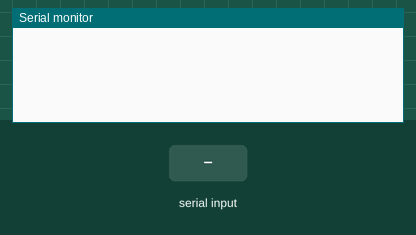
Simulated run of this sketch. Board: Arduino Uno, built with avr-gcc and run on an emulated ATmega328P. Shown: the last lines printed to the serial monitor. Inputs (shaded band) come from the test bench.

Above: at 1.2 s.
1.3 s: "{" received over Serial
At 2.0 s:
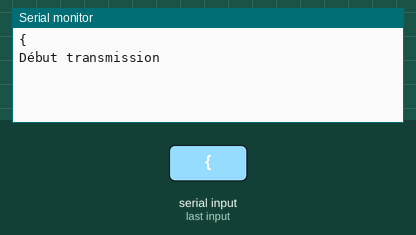
2.8 s: "}" received over Serial
At 3.2 s:
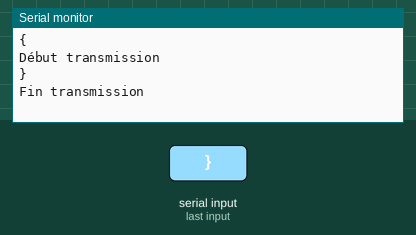
4.3 s: "1" received over Serial
At 5.4 s:
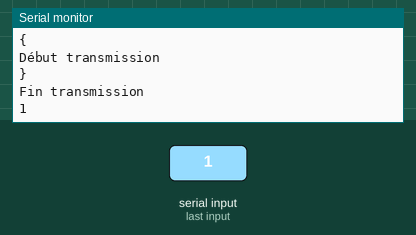

The sketch:

bluetooth.ino
```cpp
#include "hardwareSerial.h"
#include <stdio.h>

enum CONNECTION_STATUS
{
  START,
  END,
} connectTionStatus = END;

const static String INITIALISATION_BLUETOOTH = "Initialisation Bluetooth";
const static String CONNECTED = "Connected";

void setup() {
  // put your setup code here, to run once:
  Serial.begin(9600); //initialization
}

void loop() {
  // put your main code here, to run repeatedly:
  char c;
  static String message = "";

  while ( Serial.available() > 0) //Forcibly wait for a frame of data to finish receiving
  {

    c =   (char)Serial.read();
    Serial.println(c);

    if (c == '{') {
      connectTionStatus = START;
      Serial.println("Début transmission");
    } else  if (c == '}') {
      connectTionStatus = END;
      Serial.println("Fin transmission");
      if (message == INITIALISATION_BLUETOOTH) {
        Serial.write("Connected");
      }
    } else if ( connectTionStatus = START) {
      message += c;
    }
  }

}
```

Measured:
- after the input at 1.3 s, the serial monitor: prints a new line at once (image 1)
- after the input at 2.8 s, the serial monitor: prints a new line at once (image 2)
- after the input at 4.3 s, the serial monitor: prints a new line at once (image 3)
